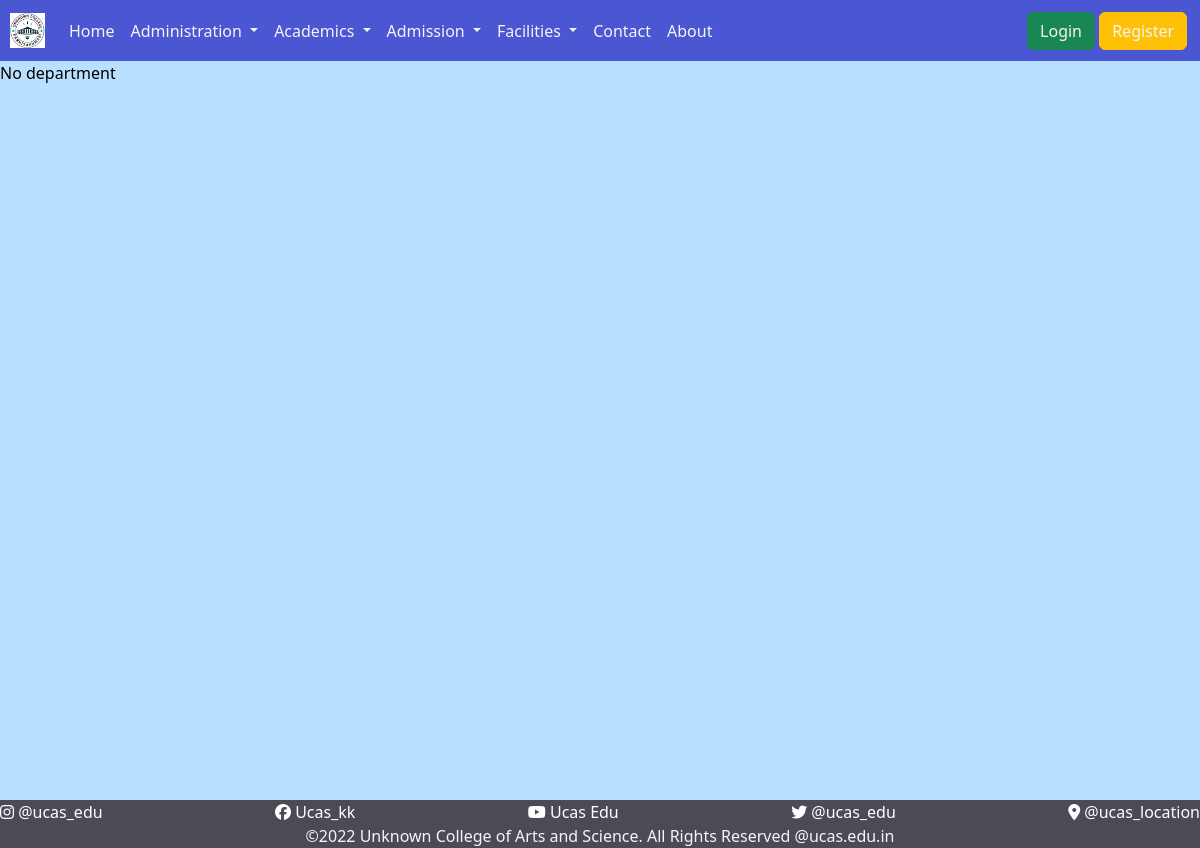
The page /academics/course/ on the database as committed earlier.
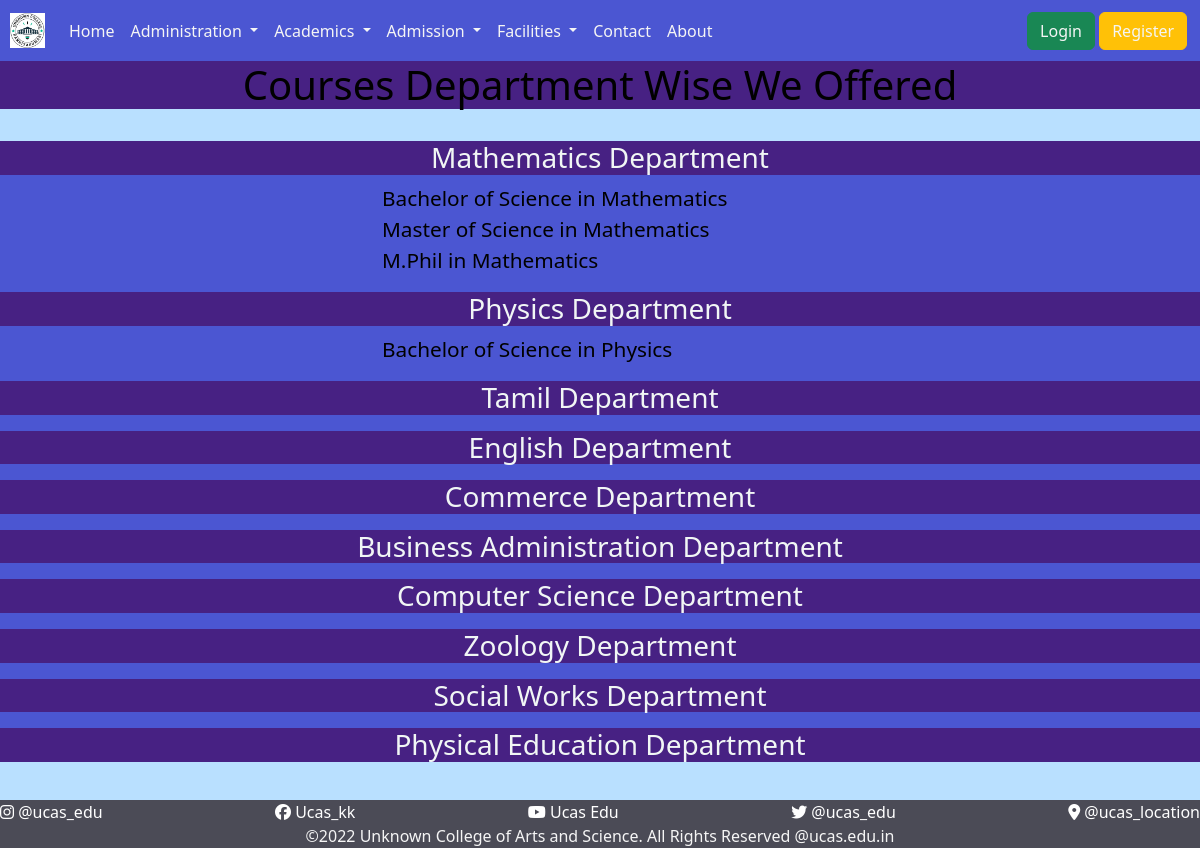
The same page on the database as committed later.
### academics/models.py (models this page shows, shortened)
class Courses(models.Model):
    BACHELOR = "BACHELOR"
    MASTER = "MASTER"
    M_PHIL = "M.PHIL"
    PHD = "PH.D"
    level_choice = (
        (BACHELOR, "Bachelor"),
        (MASTER, "Master"),
        (M_PHIL, "M.Phil"),
        (PHD, "PhD")
    )
    ARTS = "ARTS"
    SCIENCE = "SCIENCE"
    COMMERCE = "Commerce"
    BUSINESS = "BUSINESS"
    session_choice = (
        (ARTS, "Arts"),
        (SCIENCE, "Science"),
        (COMMERCE, "Commerce"),
        (BUSINESS, "Business")
    )
    course_name = models.CharField(max_length=10, choices=level_choice, default="BACHELOR")
    session_name = models.CharField(max_length=10, choices=session_choice, blank=True, null=True)
    department = models.ForeignKey("Department", on_delete=models.CASCADE)
    class Meta:
        verbose_name = "course"
        verbose_name_plural = "courses"

class Department(models.Model):
    name = models.CharField(max_length=100)
    class Meta:
        verbose_name = 'Department'
        verbose_name_plural = 'Departments'
    def __str__(self):
        return self.name

### academics/views.py (the view)
# urls.py: path('course/', views.course, name="course"),
def course(request):
    mathematics = Courses.objects.filter(department__name="Mathematics")
    physics = Courses.objects.filter(department__name="Physics")
    tamil = Courses.objects.filter(department__name="Tamil")
    english = Courses.objects.filter(department__name="English")
    commerce = Courses.objects.filter(department__name="Commerce")
    business_administration = Courses.objects.filter(department__name="Business Administration")
    computer_science = Courses.objects.filter(department__name="Computer Science")
    zoology = Courses.objects.filter(department__name="Zoology")
    social_works = Courses.objects.filter(department__name="Social Works")
    physical_education = Courses.objects.filter(department__name="Physical Education")
    context = {'mathematics': mathematics,
               "physics": physics,
               "tamil": tamil,
               "english": english,
               "commerce": commerce,
               "business_administration": business_administration,
               "computer_science": computer_science,
               "zoology": zoology,
               "social_works": social_works,
               "physical_education": physical_education
               }
    return render(request, 'academics.html', context)

### templates/academics.html (shortened to what this page needs)
{% extends 'base.html' %}
{% block content %}
{% load static %}
{% if department %}
<div class="departments">
    <div class="department_container">
        <h2>Departments</h2>
        <div class="department">
            <ul>
            {% for dep in department %}
            <li>{{ dep.name }}</li>
            {% endfor %}
        </ul>
        </div>
    </div>
</div>
{% elif mathematics %}
<h1 class="course_container_title">Courses Department Wise We Offered</h1>
<div class="course_container">
    <h3>Mathematics Department</h3>
    <div class="courses">
        <ul>
            {% for math in mathematics %}
            {% if math.session_name != None %}
            <li>{{math.course_name.title}} of {{math.session_name.title}} in {{math.department}}</li>
            {% else %}
            <li>{{math.course_name.title}} in {{math.department}}</li>
            {% endif %}
            {% endfor %}
        </ul>
    </div>
    <h3>Physics Department</h3>
    <div class="courses">
        <ul>
            {% for math in physics %}
            {% if math.session_name != None %}
            <li>{{math.course_name.title}} of {{math.session_name.title}} in {{math.department}}</li>
            {% else %}
            <li>{{math.course_name.title}} in {{math.department}}</li>
            {% endif %}
            {% endfor %}
        </ul>
    </div>
    <h3>Tamil Department</h3>
    <h3>English Department</h3>
    <h3>Commerce Department</h3>
    <h3>Business Administration Department</h3>
    <h3>Computer Science Department</h3>
    <h3>Zoology Department</h3>
    <h3>Social Works Department</h3>
    <h3>Physical Education Department</h3>
</div>
{% else %}
<div>
    No department
</div>
{% endif %}
{% endblock %}

Rows that differ between the two databases and show on the page:
added Courses: course_name "Bachelor", session_name "Science", department "Mathematics", shown under "Mathematics Department"
added Courses: course_name "Master", session_name "Science", department "Mathematics", shown under "Mathematics Department"
added Courses: course_name "M.Phil", department "Mathematics", shown under "Mathematics Department"
added Courses: course_name "Bachelor", session_name "Science", department "Physics", shown under "Physics Department"
Other text that changed with them:
text no longer shown: "No department"
text now shown: "Courses Department Wise We Offered Mathematics Department Physics Department Tamil Department English Department Commerce Department Business Administration Department Computer Science Department Zoology Department Social Works Department Physical Education Department"
